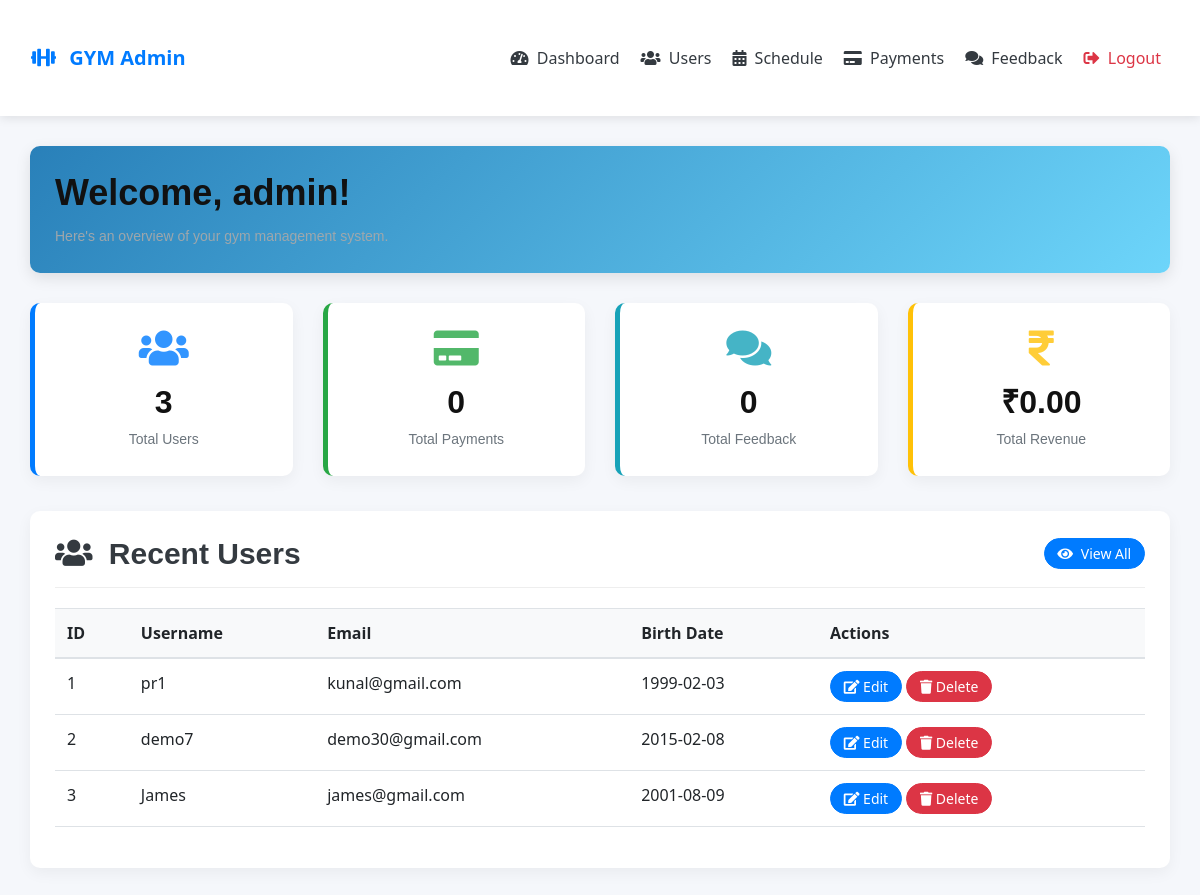
The page /admin_dashboard.php (signed in) on the database its author committed.
### tables this page shows
CREATE TABLE `user_data` (
  `sr_no` int(11) NOT NULL,
  `uname` varchar(50) NOT NULL,
  `pass` varchar(500) NOT NULL,
  `email` varchar(50) NOT NULL,
  `b_date` date NOT NULL
);

### admin_dashboard.php (the view, shortened to what this page needs)
<?php
include 'config.php';
include'header.php';
$stats = array();
$result = $conn->query("SELECT COUNT(*) as total FROM user_data");
$stats['total_users'] = $result->fetch_assoc()['total'];
$result = $conn->query("SELECT COUNT(*) as total FROM payment");
$stats['total_payments'] = $result->fetch_assoc()['total'];
$result = $conn->query("SELECT COUNT(*) as total FROM user_feedback");
$stats['total_feedback'] = $result->fetch_assoc()['total'];
$result = $conn->query("SELECT SUM(CAST(REPLACE(REPLACE(REPLACE(plan_price, '₹', ''), '$', ''), ',', '') AS DECIMAL(10,2))) as total_revenue FROM payment WHERE plan_price != ''");
$revenue = $result->fetch_assoc()['total_revenue'];
$stats['total_revenue'] = $revenue ? "₹" . number_format($revenue, 2) : "₹0.00";
?>
<!DOCTYPE html>
<html lang="en">
<head>
    <link rel="stylesheet" href="css/bootstrap.min.css">
    <link rel="stylesheet" href="css/style.css">
    <link rel="stylesheet" href="https://cdnjs.cloudflare.com/ajax/libs/font-awesome/5.15.4/css/all.min.css">
</head>
<body>
    <div class="container dashboard-container">
        <div class="welcome-section">
            <h2>Welcome, <?php echo htmlspecialchars($_SESSION['admin_username']); ?>!</h2>
            <p>Here's an overview of your gym management system.</p>
        </div>
        <div class="row">
            <div class="col-md-3 col-sm-6">
                <a href="admin_users.php" class="text-decoration-none">
                    <div class="stats-card users-card text-center">
                        <i class="fas fa-users text-primary"></i>
                        <h3><?php echo $stats['total_users']; ?></h3>
                        <p>Total Users</p>
                    </div>
                </a>
            </div>
            <div class="col-md-3 col-sm-6">
                <a href="admin_payments.php" class="text-decoration-none">
                    <div class="stats-card payments-card text-center">
                        <i class="fas fa-credit-card text-success"></i>
                        <h3><?php echo $stats['total_payments']; ?></h3>
                        <p>Total Payments</p>
                    </div>
                </a>
            </div>
            <div class="col-md-3 col-sm-6">
                <a href="admin_feedback.php" class="text-decoration-none">
                    <div class="stats-card feedback-card text-center">
                        <i class="fas fa-comments text-info"></i>
                        <h3><?php echo $stats['total_feedback']; ?></h3>
                        <p>Total Feedback</p>
                    </div>
                </a>
            </div>
            <div class="col-md-3 col-sm-6">
                <a href="admin_payments.php" class="text-decoration-none">
                    <div class="stats-card revenue-card text-center">
                        <i class="fas fa-rupee-sign text-warning"></i>
                        <h3><?php echo $stats['total_revenue']; ?></h3>
                        <p>Total Revenue</p>
                    </div>
                </a>
            </div>
        </div>
        <div class="row">
            <div class="col-12">
                <div class="recent-users">
                    <div class="section-header">
                        <h3><i class="fas fa-users mr-2"></i> Recent Users</h3>
                        <a href="admin_users.php" class="btn btn-primary btn-sm">
                            <i class="fas fa-eye mr-1"></i> View All
                        </a>
                    </div>
                    <div class="table-container">
                        <table class="table table-hover">
                            <thead>
                                <tr>
                                    <th>ID</th>
                                    <th>Username</th>
                                    <th>Email</th>
                                    <th>Birth Date</th>
                                    <th>Actions</th>
                                </tr>
                            </thead>
                            <tbody>
                                <?php
                                $recent_users = $conn->query("SELECT * FROM user_data ORDER BY sr_no ASC");
                                if($recent_users->num_rows > 0): ?>
                                    <?php while($user = $recent_users->fetch_assoc()): ?>
                                    <tr>
                                        <td><?php echo $user['sr_no']; ?></td>
                                        <td><?php echo htmlspecialchars($user['uname']); ?></td>
                                        <td><?php echo htmlspecialchars($user['email']); ?></td>
                                        <td><?php echo $user['b_date']; ?></td>
                                        <td>
                                            <a href="admin_edit_user.php?id=<?php echo $user['sr_no']; ?>" class="btn btn-primary btn-sm">
                                                <i class="fas fa-edit"></i> Edit
                                            </a>
                                            <a href="admin_users.php?delete=<?php echo $user['sr_no']; ?>" class="btn btn-danger btn-sm" onclick="return confirm('Are you sure you want to delete this user?')">
                                                <i class="fas fa-trash"></i> Delete
                                            </a>
                                        </td>
                                    </tr>
                                    <?php endwhile; ?>
                                <?php else: ?>
                                    <tr>
                                        <td colspan="5" class="text-center">No users found</td>
                                    </tr>
                                <?php endif; ?>
                            </tbody>
                        </table>
                    </div>
                </div>
            </div>
        </div>
    </div>
</body>
</html>

### header.php (shortened to what this page needs)
<!DOCTYPE html>
<html lang="en">
<head>
    <link rel="stylesheet" href="https://cdn.jsdelivr.net/npm/bootstrap@5.3.0/dist/css/bootstrap.min.css">
    <link rel="stylesheet" href="https://cdnjs.cloudflare.com/ajax/libs/font-awesome/6.0.0-beta3/css/all.min.css">
</head>
<body>
    <nav class="navbar navbar-expand-lg navbar-light bg-light">
        <div class="container">
            <a class="navbar-brand" href="admin_dashboard.php">
                <i class="fas fa-dumbbell mr-2"></i> GYM Admin
            </a>
            <div class="collapse navbar-collapse" id="navbarNav">
                <ul class="navbar-nav ms-auto">
                    <li class="nav-item">
                        <a class="nav-link" href="admin_dashboard.php">
                            <i class="fas fa-tachometer-alt mr-1"></i> Dashboard
                        </a>
                    </li>
                    <li class="nav-item">
                        <a class="nav-link" href="admin_users.php">
                            <i class="fas fa-users mr-1"></i> Users
                        </a>
                    </li>
                    <li class="nav-item">
                        <a class="nav-link" href="admin_userschedule.php">
                            <i class="fas fa-calendar-alt mr-1"></i> Schedule
                        </a>
                    </li>
                    <li class="nav-item">
                        <a class="nav-link" href="admin_payments.php">
                            <i class="fas fa-credit-card mr-1"></i> Payments
                        </a>
                    </li>
                    <li class="nav-item">
                        <a class="nav-link" href="admin_feedback.php">
                            <i class="fas fa-comments mr-1"></i> Feedback
                        </a>
                    </li>
                    <li class="nav-item">
                        <a class="nav-link logout-btn" href="admin_logout.php">
                            <i class="fas fa-sign-out-alt mr-1"></i> Logout
                        </a>
                    </li>
                </ul>
            </div>
        </div>
    </nav>
</body>
</html>

### css/style.css (style rules this page uses)
html, body { height: 100%; font-family: "Muli", sans-serif; -webkit-font-smoothing: antialiased; font-smoothing: antialiased; }
h1, h2, h3, h4, h5, h6 { margin: 0; color: #111111; font-weight: 400; font-family: "Oswald", sans-serif; }
h2 { font-size: 36px; }
h3 { font-size: 30px; }
p { font-size: 14px; font-family: "Muli", sans-serif; color: #a9a9a9; font-weight: 400; line-height: 24px; margin: 0 0 15px 0; }
ul, ol { padding: 0; margin: 0; }
@media only screen and (min-width: 1200px) { .container { max-width: 1170px; } }

### header.php (style rules this page uses)
:root { --primary-color: #007bff; --secondary-color: #6c757d; --danger-color: #dc3545; --dark-color: #343a40; }
body { font-family: 'Poppins', sans-serif; margin: 0; padding: 0; }
.container { padding: 30px 15px; }
.navbar { box-shadow: 0 2px 10px rgba(0,0,0,0.1); background-color: white !important; }
.navbar-brand { font-weight: 700; color: var(--primary-color) !important; }
.nav-link { border-radius: 5px; padding: 0.5rem 1rem; color: var(--dark-color) !important; transition: all 0.3s ease; }
.logout-btn { color: var(--danger-color) !important; }

### admin_dashboard.php (style rules this page uses)
:root { --primary-color: #007bff; --secondary-color: #6c757d; --success-color: #28a745; --info-color: #17a2b8; --warning-color: #ffc107; --danger-color: #dc3545; --light-color: #f8f9fa; --dark-color: #343a40; }
body { background-color: #f5f7fb; font-family: 'Segoe UI', Tahoma, Geneva, Verdana, sans-serif; }
.dashboard-container { padding: 30px 15px; }
.navbar { box-shadow: 0 2px 10px rgba(0,0,0,0.1); background-color: white !important; }
.navbar-brand { font-weight: 700; color: var(--primary-color) !important; }
.welcome-section { background: linear-gradient(135deg, #2980b9, #6dd5fa); color: white; border-radius: 10px; padding: 25px; margin-bottom: 30px; box-shadow: 0 5px 15px rgba(0,0,0,0.1); }
.welcome-section h2 { font-weight: 600; margin-bottom: 10px; }
.welcome-section p { opacity: 0.9; margin-bottom: 0; }
.stats-card { background: #fff; border-radius: 10px; padding: 25px; margin-bottom: 25px; box-shadow: 0 5px 15px rgba(0,0,0,0.05); transition: all 0.3s ease; border-left: 5px solid transparent; }
.stats-card.users-card { border-left-color: var(--primary-color); }
.stats-card.payments-card { border-left-color: var(--success-color); }
.stats-card.feedback-card { border-left-color: var(--info-color); }
.stats-card.revenue-card { border-left-color: var(--warning-color); }
.stats-card i { font-size: 2.5em; margin-bottom: 15px; opacity: 0.8; }
.stats-card h3 { font-size: 2em; font-weight: 700; margin-bottom: 5px; }
.stats-card p { color: var(--secondary-color); margin-bottom: 0; font-weight: 500; }
.recent-users { background: #fff; border-radius: 10px; padding: 25px; box-shadow: 0 5px 15px rgba(0,0,0,0.05); margin-top: 10px; }
.section-header { display: flex; justify-content: space-between; align-items: center; margin-bottom: 20px; border-bottom: 1px solid #eee; padding-bottom: 15px; }
.section-header h3 { font-weight: 600; color: var(--dark-color); margin-bottom: 0; }
.table-container { overflow-x: auto; }
.table { white-space: nowrap; }
.table th { font-weight: 600; background-color: #f8f9fa; }
.btn-sm { border-radius: 20px; padding: 0.25rem 0.8rem; }
.btn-primary { background-color: var(--primary-color); border-color: var(--primary-color); }
.btn-danger { background-color: var(--danger-color); border-color: var(--danger-color); }
.nav-item { margin-left: 5px; }
.nav-link { border-radius: 5px; padding: 0.5rem 1rem; color: var(--dark-color) !important; transition: all 0.3s ease; }
.logout-btn { color: var(--danger-color) !important; }

### rows shown on the page
user_data: sr_no "1", uname "pr1", email "kunal@gmail.com", b_date "1999-02-03"
user_data: sr_no "2", uname "demo7", email "demo30@gmail.com", b_date "2015-02-08"
user_data: sr_no "3", uname "James", email "james@gmail.com", b_date "2001-08-09"

### other values the page prints
$_SESSION['admin_username'] "admin"
$stats['total_users'] "3"
$stats['total_payments'] "0"
$stats['total_feedback'] "0"
$stats['total_revenue'] "₹0.00"
